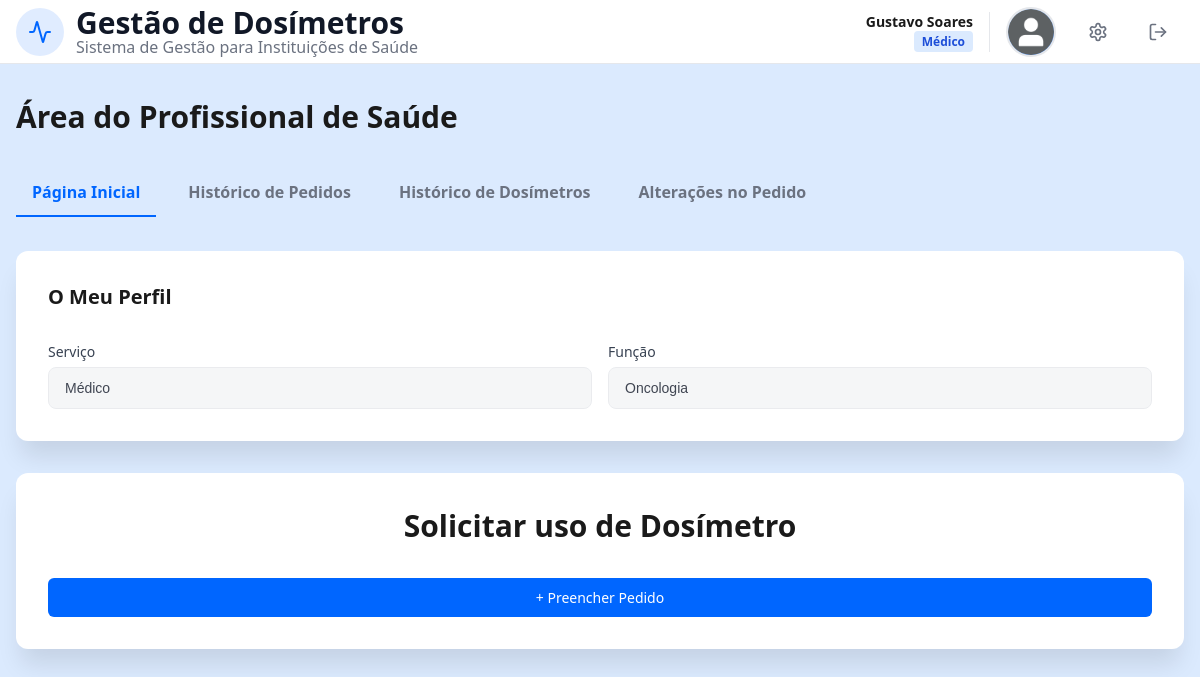
The page /HP.php (signed in) on the database as committed earlier.
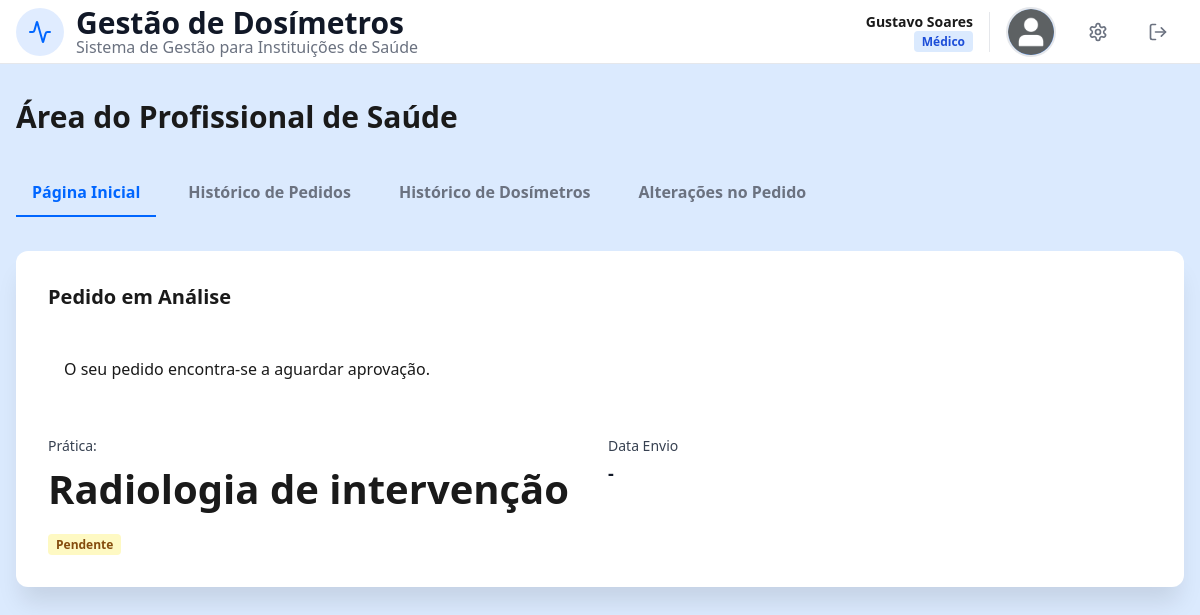
The same page on the database as committed later.
### tables this page shows
CREATE TABLE HealthProfessional (
    idHP INTEGER PRIMARY KEY AUTOINCREMENT,
    idU INTEGER UNIQUE NOT NULL,
    profession TEXT NOT NULL,
    department TEXT NOT NULL,
    FOREIGN KEY (idU) REFERENCES User(idU) ON DELETE CASCADE
);

CREATE TABLE DosimeterRequest (
    idR INTEGER PRIMARY KEY AUTOINCREMENT,
    idU INTEGER NOT NULL,
    pratica TEXT NOT NULL,
    requestDate DATETIME NOT NULL,
    decisionMade BOOLEAN DEFAULT 0,
    FOREIGN KEY (idU) REFERENCES User(idU) ON DELETE CASCADE
);

### database/hp_db.php (called while the page is built, shortened)
<?php
function getHPProfile($db, $idUser) {
    $stmt = $db->prepare("SELECT profession, department FROM HealthProfessional WHERE idU = ?");
    $stmt->execute([$idUser]);
    return $stmt->fetch(PDO::FETCH_ASSOC);
}
function getLastRequest($db, $idUser) {
    $sql = "SELECT dr.pratica, dr.decisionMade, ar.status as stAp, ar.approvalDate,
            u.name, u.surname, u.email, rr.comment as motRej,
            da.dosimeterSerial, da.assignmentDate, da.nextReplacementDate, da.status as stDos,
            ar.riskCategory, ar.dosimeterType, ar.periodicity
            FROM DosimeterRequest dr
            LEFT JOIN ApprovedRequest ar ON dr.idR = ar.idR
            LEFT JOIN RejectedRequest rr ON dr.idR = rr.idR
            LEFT JOIN User u ON (ar.idP = u.idU OR rr.idP = u.idU)
            LEFT JOIN DosimeterAssignment da ON ar.idA = da.idA
            WHERE dr.idU = :id ORDER BY dr.requestDate DESC LIMIT 1";
    $stmt = $db->prepare($sql);
    $stmt->execute(['id' => $idUser]);
    return $stmt->fetch(PDO::FETCH_ASSOC);
}
?>

### templates/hp_views.php (the view, shortened to what this page needs)
<?php
function renderHPTabs($currentTab) {
    ?>
    <div class="admin-tabs">
        <a href="HP.php?tab=dashboard" class="tab-link <?php echo $currentTab=='dashboard'?'active':''; ?>">Página Inicial</a>
        <a href="HP.php?tab=pedidos" class="tab-link <?php echo $currentTab=='pedidos'?'active':''; ?>">Histórico de Pedidos</a>
        <a href="HP.php?tab=historico" class="tab-link <?php echo $currentTab=='historico'?'active':''; ?>">Histórico de Dosímetros</a>
        <a href="HP.php?tab=alteracoes" class="tab-link <?php echo $currentTab=='alteracoes'?'active':''; ?>">Alterações no Pedido</a>
    </div>
    <?php
}
function renderDashboard($hp, $last, $temPedidoPendente) {
    $stDash = 'Novo';
    if ($last) {
        if ($last['decisionMade'] == 0) $stDash = 'Pendente';
        elseif ($last['stAp']) $stDash = 'Aprovado';
        else $stDash = 'Rejeitado';
    }
    ?>
    <?php if ($stDash === 'Novo' || $stDash === 'Rejeitado'): ?>
        <div class="card mb2">
            <div class="mb1 header-flex">
                <h2 class="titulo-separador">O Meu Perfil</h2>
            </div>
            <div class="hp-fields-grid">
                <div><label class="profile-label">Serviço</label><input type="text" class="profile-input" value="<?php echo htmlspecialchars($hp['profession']??'N/D'); ?>" readonly disabled></div>
                <div><label class="profile-label">Função</label><input type="text" class="profile-input" value="<?php echo htmlspecialchars($hp['department']??'N/D'); ?>" readonly disabled></div>
            </div>
        </div>
        <div class="card mb2 text-center card-dashed">
            <h2 class="titulo mb1">Solicitar uso de Dosímetro</h2>
            <a href="HP.php?tab=dashboard&modal=abrir" class="btn btn-primary">+ Preencher Pedido</a>
        </div>
    <?php endif; ?>
    <?php if ($stDash === 'Pendente'): ?>
        <div class="card mb2">
            <h2 class="titulo-separador mb1">Pedido em Análise</h2>
            <div class="alert-container alert-info mb2">O seu pedido encontra-se a aguardar aprovação.</div>
            <div class="hp-fields-grid">
                <div><label class="profile-label">Prática:</label><div class="stat-number"><?php echo htmlspecialchars($last['pratica']); ?></div></div>
                <div><label class="profile-label">Data Envio</label><div class="nome"><?php echo isset($last['requestDate']) ? date('d/m/Y', strtotime($last['requestDate'])) : '-'; ?></div></div>
                <div><span class="badge-yellow role-badge">Pendente</span></div>
            </div>
        </div>
    <?php endif; ?>
    <?php
}
    ?>

### templates/header.php (shortened to what this page needs)
<?php function header_set($title = 'Gestão de Dosímetros') { ?>
    <!DOCTYPE html>
    <html lang="pt">
    <head>
        <link rel="stylesheet" href="css/style.css">
        <link rel="stylesheet" href="css/responsive.css">
    </head>
<?php } ?>

### HP.php (shortened to what this page needs)
<?php
require_once "database/connection.php";
require_once "database/hp_db.php";
require_once "templates/header.php";
require_once "templates/nav.php";
require_once "templates/hp_views.php";
$db = getDatabaseConnection();
$title = "Profissional de Saúde";
$tab = isset($_GET['tab']) ? $_GET['tab'] : 'dashboard';
$idUsuario = $_SESSION['idU'];
header_set($title);
?>
<body>
    <div class="page-wrapper">
        <?php nav_set(); ?>
        <main class="main-container">
            <h1 class="titulo mb2">Área do Profissional de Saúde</h1>
            <?php renderHPTabs($tab); ?>
            <?php
            if ($tab === 'dashboard') {
                $hp = getHPProfile($db, $idUsuario);
                $last = getLastRequest($db, $idUsuario);
                $temPedidoPendente = checkPendingChange($db, $idUsuario);
                renderDashboard($hp, $last, $temPedidoPendente);
            }
            elseif ($tab === 'pedidos') {
                $pedidos = getAllRequests($db, $idUsuario);
                renderOrdersList($pedidos);
            }
            elseif ($tab === 'historico') {
                $history = getDosimeterHistory($db, $idUsuario);
                $top = getLastRequest($db, $idUsuario);
                renderHistoryTab($history, $top);
            }
            elseif ($tab === 'alteracoes') {
                $reqs = getChangeHistory($db, $idUsuario);
                renderChangesTab($reqs);
            }
            ?>
        </main>
    </div>
</body>
</html>

### templates/nav.php (shortened to what this page needs)
<?php function nav_set() {
    $userName = isset($_SESSION['name']) ? $_SESSION['name'] : 'Utilizador';
    $userSurname = isset($_SESSION['surname']) ? $_SESSION['surname'] : '';
    $userType = isset($_SESSION['userType']) ? $_SESSION['userType'] : '';
    $profilePic = isset($_SESSION['profilePic']) ? $_SESSION['profilePic'] : 'foto/12225881.png';
    $roleLabel = isset($_SESSION['roleLabel']) ? $_SESSION['roleLabel'] : $userType;
    $badgeClass = 'badge-blue';
    ?>
            <header class="header1">
                <div class="header-container">
                    <div class="logo-area">
                        <div class="logo-box">
                            <img src="css/icon.svg" width="48" height="48" alt="Logo">
                        </div>
                        <div class="logo-text">
                            <h1>Gestão de Dosímetros</h1>
                            <p>Sistema de Gestão para Instituições de Saúde</p>
                        </div>
                    </div>
                    <div class="user-area">
                        <div class="user-info">
                            <span class="user-name">
                                <?php echo htmlspecialchars($userName . ' ' . $userSurname); ?>
                            </span>
                            <span class="role-badge <?php echo $badgeClass; ?>">
                                <?php echo htmlspecialchars($roleLabel); ?>
                            </span>
                        </div>
                        <img src="<?php echo htmlspecialchars($profilePic); ?>" alt="Perfil" class="profile-pic">
                        <div class="action-buttons">
                            <a href="perfil.php" class="btn btn-header" title="Perfil do Utilizador">
                            </a>
                            <a href="LogOut.php" class="btn btn-header" title="Sair">
                                <svg xmlns="http://www.w3.org/2000/svg" width="20" height="20" viewBox="0 0 24 24" fill="none" stroke="currentColor" stroke-width="2" stroke-linecap="round" stroke-linejoin="round">
                                    <path d="M9 21H5a2 2 0 0 1-2-2V5a2 2 0 0 1 2-2h4"/>
                                    <polyline points="16 17 21 12 16 7"/>
                                    <line x1="21" x2="9" y1="12" y2="12"/>
                                </svg>
                            </a>
                        </div>
                    </div>
                </div>
            </header>
<?php } ?>

### css/responsive.css (style rules this page uses)
@media (min-width: 769px) { .hp-fields-grid { grid-template-columns: 1fr 1fr; } }

Rows that differ between the two databases and show on the page:
no longer on this page (row unchanged): healthprofessional: profession "Médico", department "Oncologia"
added dosimeterrequest: pratica "Radiologia de intervenção"
Other text that changed with them:
text no longer shown: "O Meu Perfil Serviço Função Solicitar uso de Dosímetro + Preencher Pedido"
text now shown: "Pedido em Análise O seu pedido encontra-se a aguardar aprovação. Prática: Data Envio - Pendente"
